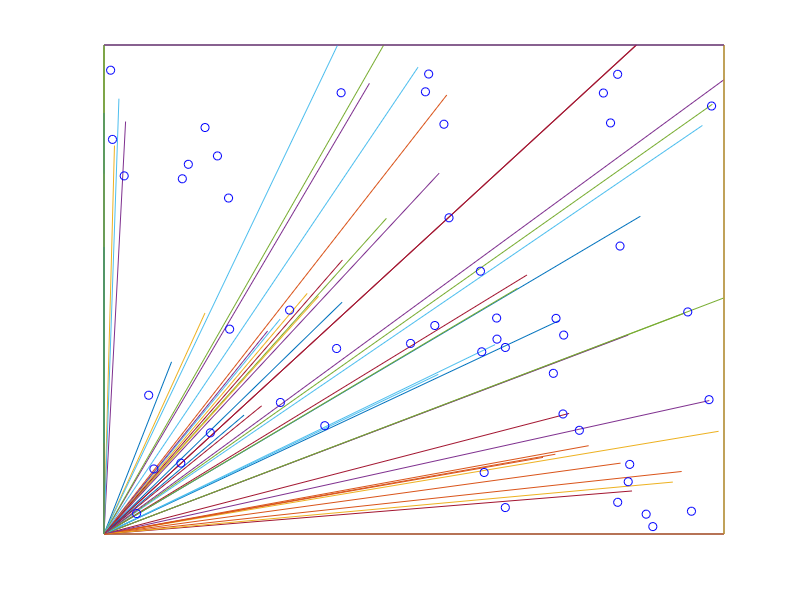

MATLAB code for this plot:
%drawCrackPattern : dessine un motif de fissures
%
%
%   ---------
%
%   author : David Legland 
%   INRA - TPV URPOI - BIA IMASTE
%   created the 15/08/2005.


%% Initialisations

% size of window
window = [0 100 0 100];

% box as polygon
box = [0 0;100 0;100 100;0 100];

% points density
lambda = .005;


%% compute diagram

% number of points
Np = round((window(2)-window(1))*(window(4)-window(3)) * lambda);

% points coordinate
x = rand(Np, 1)*(window(2)-window(1)) + window(1);
y = rand(Np, 1)*(window(4)-window(3)) + window(3);
points = [x y];

% random angles 
angles = rand(Np, 1)*pi;

% compute crack pattern
edges = crackPattern(box, points, angles);


%% Draw Result

% create figure
figure(1); clf;
axis(window);hold on;

% draw diagram
drawEdge(edges);
drawPoint(points, 'bo');

% clean up window
set(gca, 'box', 'on');
set(gca, 'xtick', []);
set(gca, 'ytick', []);


